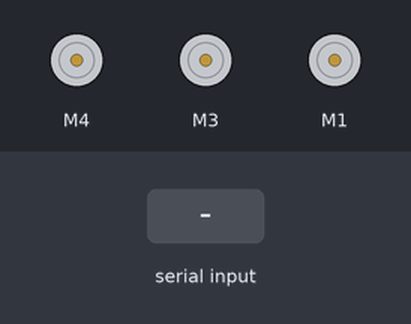
Bench run of a sketch on a simulated Arduino Uno, built with avr-gcc and run on an emulated ATmega328P. Parts: 3 × DC motor (green arrow = forward, orange = backward, longer = faster). Inputs (shaded band) come from the test bench.

Above: at 1.2 s.
1.3 s: "w" received over Serial
At 2.4 s:
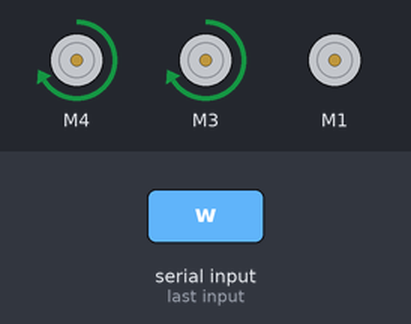
2.8 s: "r" received over Serial
At 3.6 s:
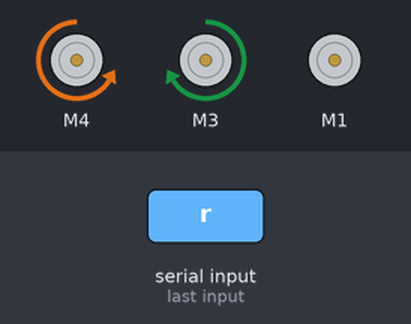
4.3 s: "l" received over Serial
At 4.7 s:
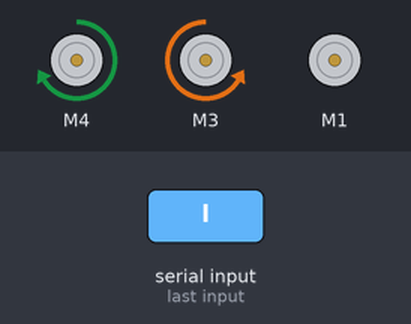
5.8 s: "b" received over Serial
At 7.0 s:
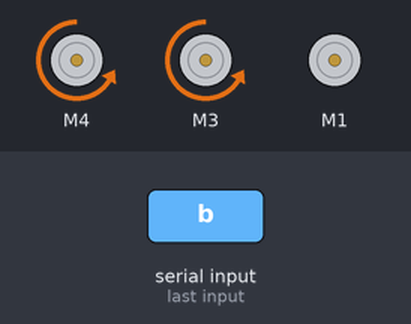
7.3 s: "u" received over Serial
At 8.0 s:
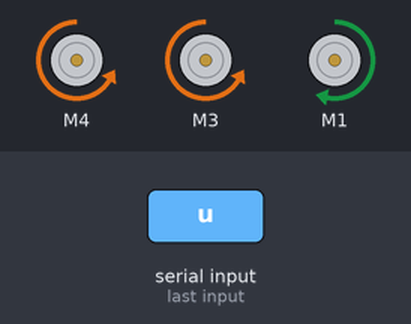
9.7 s: "d" received over Serial
At 10.0 s:
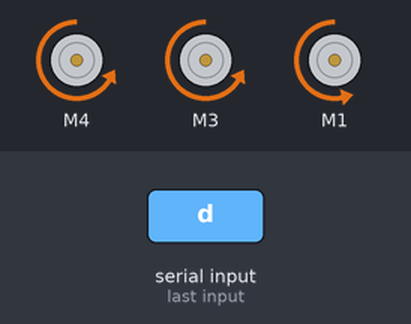
Timing chart, 0 to 12.7 s (numbered marks = the images above; inputs shaded):
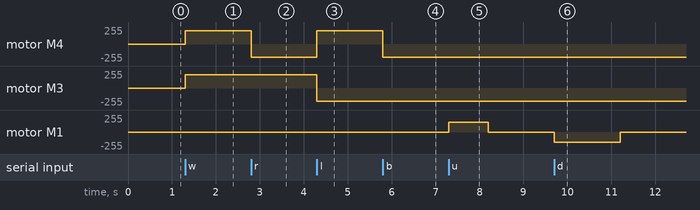

Measured:
- after the input at 1.3 s, motor M4, motor M3: stopped → forward 200/255 at once
- after the input at 2.8 s, motor M4: forward 200/255 → backward 200/255 at once
- after the input at 4.3 s, motor M4: backward 200/255 → forward 200/255 at once; motor M3: forward 200/255 → backward 200/255 at once
- after the input at 5.8 s, motor M4: forward 200/255 → backward 200/255 at once
- after the input at 7.3 s, motor M1: stopped → forward 150/255 at once, → stopped 0.90 s later
- after the input at 9.7 s, motor M1: stopped → backward 150/255 at once, → stopped 1.5 s later

The sketch:

motor_xbee.ino
```cpp
#include <AFMotor.h>
#include <SoftwareSerial.h>
#include<Servo.h>
SoftwareSerial XBee(2, 3);   // Xbee Connection
AF_DCMotor motor1(4);       // Wheel 1
AF_DCMotor motor2(3);      // Wheel 2
AF_DCMotor motor3(1);     // Lifting Motor
Servo servo;           // Griping Servo

void setup()
{
  XBee.begin(9600);    // Xbee Comunication
  Serial.begin(9600);  // Serial Communication
  motor1.setSpeed(200);  // Wheel 1 Top Speed
  motor1.run(RELEASE);
  motor2.setSpeed(200);  // Wheel 2 Top Speed
  motor2.run(RELEASE);
  motor3.setSpeed(150);  // Lifting Motor Top Speed
  motor3.run(RELEASE);

}

void loop()
{
  int val; // Port variable
  if(Serial.available())
  {
    val=Serial.read();
    if(val=='w')          //Forward
   {
     motor1.run(FORWARD);
     motor1.setSpeed(200);
     motor2.run(FORWARD);
     motor2.setSpeed(200);
   }
   else if(val=='r')      // Centre Right
    {
     motor1.run(BACKWARD);
     motor1.setSpeed(200);
     motor2.run(FORWARD);
     motor2.setSpeed(200);
   }
   else if(val=='l')      //Centre Left
    {
     motor1.run(FORWARD);
     motor1.setSpeed(200);
     motor2.run(BACKWARD);
     motor2.setSpeed(200);
   }
   else if(val=='b')      // Backward
    {
     motor1.run(BACKWARD);
     motor1.setSpeed(200);
     motor2.run(BACKWARD);
     motor2.setSpeed(200);
   }
   else if(val=='u')    // Block Lift
   {
     motor3.run(FORWARD);
     motor3.setSpeed(150);
     delay(900);  //Have to put some delay
     motor3.run(RELEASE);
   }
    else if(val=='d')    // Block Deposite
   {
     motor3.run(BACKWARD);
     motor3.setSpeed(150);
     delay(1500);//Have to put some delay
     motor3.run(RELEASE);
   }
   else if(val=='g')   // Gripping and Liftiing
   {
     servo.attach(9);
     servo.write(90);
     motor3.run(FORWARD);
     motor3.setSpeed(150);
     delay(100);
     motor3.run(RELEASE);

   }
   else if(val=='m')        // Leaving
   {
     motor3.run(BACKWARD);
     motor3.setSpeed(150);
     delay(100);
     motor3.run(RELEASE);
     servo.attach(9);
     servo.write(180);
   }
   else               // Stop
   {
     motor1.run(RELEASE);
     motor2.run(RELEASE);
   }
  }
}
```
